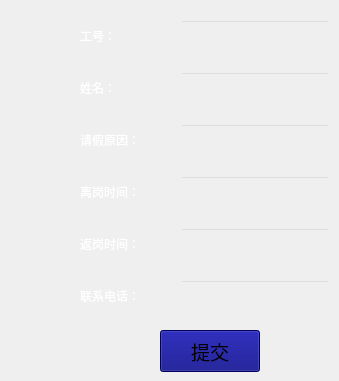
   <widget class="QWidget" name="tab">
    <attribute name="title">
     <string>  请假</string>
    </attribute>
    <widget class="QLabel" name="label_12">
     <property name="geometry">
      <rect>
       <x>80</x>
       <y>20</y>
       <width>100</width>
       <height>32</height>
      </rect>
     </property>
     <property name="styleSheet">
      <string notr="true">font: 12pt &quot;黑体&quot;;
background:transparent;
color: rgb(255, 255, 255);</string>
     </property>
     <property name="text">
      <string>工号：</string>
     </property>
    </widget>
    <widget class="QLabel" name="label_13">
     <property name="geometry">
      <rect>
       <x>80</x>
       <y>72</y>
       <width>100</width>
       <height>32</height>
      </rect>
     </property>
     <property name="styleSheet">
      <string notr="true">font: 12pt &quot;黑体&quot;;
background:transparent;
color: rgb(255, 255, 255);</string>
     </property>
     <property name="text">
      <string>姓名：</string>
     </property>
    </widget>
    <widget class="QLabel" name="label_14">
     <property name="geometry">
      <rect>
       <x>80</x>
       <y>124</y>
       <width>100</width>
       <height>32</height>
      </rect>
     </property>
     <property name="styleSheet">
      <string notr="true">font: 12pt &quot;黑体&quot;;
background:transparent;
color: rgb(255, 255, 255);</string>
     </property>
     <property name="text">
      <string>请假原因：</string>
     </property>
    </widget>
    <widget class="QLabel" name="label_15">
     <property name="geometry">
      <rect>
       <x>80</x>
       <y>176</y>
       <width>100</width>
       <height>32</height>
      </rect>
     </property>
     <property name="styleSheet">
      <string notr="true">font: 12pt &quot;黑体&quot;;
background:transparent;
color: rgb(255, 255, 255);</string>
     </property>
     <property name="text">
      <string>离岗时间：</string>
     </property>
    </widget>
    <widget class="QLabel" name="label_16">
     <property name="geometry">
      <rect>
       <x>80</x>
       <y>228</y>
       <width>100</width>
       <height>32</height>
      </rect>
     </property>
     <property name="styleSheet">
      <string notr="true">font: 12pt &quot;黑体&quot;;
background:transparent;
color: rgb(255, 255, 255);</string>
     </property>
     <property name="text">
      <string>返岗时间：</string>
     </property>
    </widget>
    <widget class="QLabel" name="label_17">
     <property name="geometry">
      <rect>
       <x>80</x>
       <y>280</y>
       <width>100</width>
       <height>32</height>
      </rect>
     </property>
     <property name="styleSheet">
      <string notr="true">font: 12pt &quot;黑体&quot;;
background:transparent;
color: rgb(255, 255, 255);</string>
     </property>
     <property name="text">
      <string>联系电话：</string>
     </property>
    </widget>
    <widget class="QLineEdit" name="lineEdit_9">
     <property name="geometry">
      <rect>
       <x>180</x>
       <y>20</y>
       <width>150</width>
       <height>32</height>
      </rect>
     </property>
     <property name="styleSheet">
      <string notr="true">background:transparent;
color: rgb(255, 255, 255);
font: 12pt &quot;黑体&quot;;</string>
     </property>
    </widget>
    <widget class="QLineEdit" name="lineEdit_10">
     <property name="geometry">
      <rect>
       <x>180</x>
       <y>72</y>
       <width>150</width>
       <height>32</height>
      </rect>
     </property>
     <property name="styleSheet">
      <string notr="true">background:transparent;
color: rgb(255, 255, 255);
font: 12pt &quot;黑体&quot;;</string>
     </property>
    </widget>
    <widget class="QLineEdit" name="lineEdit_11">
     <property name="geometry">
      <rect>
       <x>180</x>
       <y>124</y>
       <width>150</width>
       <height>32</height>
      </rect>
     </property>
     <property name="styleSheet">
      <string notr="true">background:transparent;
color: rgb(255, 255, 255);
font: 12pt &quot;黑体&quot;;</string>
     </property>
    </widget>
    <widget class="QLineEdit" name="lineEdit_12">
     <property name="geometry">
      <rect>
       <x>180</x>
       <y>176</y>
       <width>150</width>
       <height>32</height>
      </rect>
     </property>
     <property name="styleSheet">
      <string notr="true">background:transparent;
color: rgb(255, 255, 255);
font: 12pt &quot;黑体&quot;;</string>
     </property>
    </widget>
    <widget class="QLineEdit" name="lineEdit_13">
     <property name="geometry">
      <rect>
       <x>180</x>
       <y>228</y>
       <width>150</width>
       <height>32</height>
      </rect>
     </property>
     <property name="styleSheet">
      <string notr="true">background:transparent;
color: rgb(255, 255, 255);
font: 12pt &quot;黑体&quot;;</string>
     </property>
    </widget>
    <widget class="QLineEdit" name="lineEdit_14">
     <property name="geometry">
      <rect>
       <x>180</x>
       <y>280</y>
       <width>150</width>
       <height>32</height>
      </rect>
     </property>
     <property name="styleSheet">
      <string notr="true">background:transparent;
color: rgb(255, 255, 255);
font: 12pt &quot;黑体&quot;;</string>
     </property>
    </widget>
    <widget class="QPushButton" name="pushButton_15">
     <property name="geometry">
      <rect>
       <x>160</x>
       <y>330</y>
       <width>100</width>
       <height>42</height>
      </rect>
     </property>
     <property name="font">
      <font>
       <family>黑体</family>
       <pointsize>14</pointsize>
      </font>
     </property>
     <property name="styleSheet">
      <string notr="true">background-color: rgb(0, 0, 127);</string>
     </property>
     <property name="text">
      <string>提交</string>
     </property>
    </widget>
   </widget>
